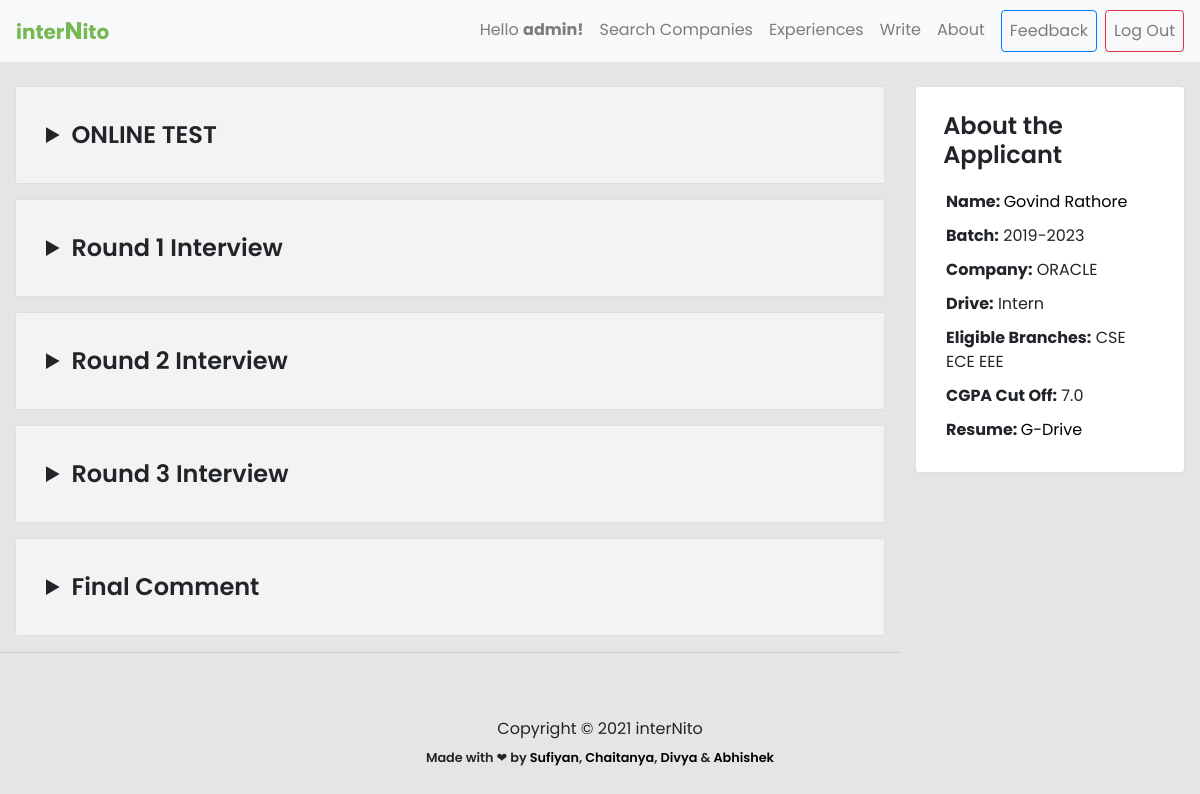
/post/41 (signed in), run on the app's committed database.
### experience/models.py (models this page shows, shortened)
class Experience(models.Model):
    user = models.ForeignKey(User, on_delete = models.CASCADE)
    name = models.CharField(max_length=80)
    branch = models.CharField(max_length=255,blank=True)
    cgpa_cutoff = models.FloatField(blank=True)
    resume = models.TextField(blank=True)
    batch = models.CharField(max_length=255, blank=True)
    company = models.CharField(max_length=255,blank=False)
    summary = models.TextField(blank=False)
    period = models.CharField(max_length=255,blank=False)
    ot_summary = models.TextField(blank = True)
    ot_question1 = models.TextField(blank = True, null = True)
    ot_question1_link = models.TextField(blank = True, null = True, default = 'NONE')
    ot_question2 = models.TextField(blank = True, null = True)
    ot_question2_link = models.TextField(blank = True, null = True)
    ot_question3 = models.TextField(blank = True, null = True)
    ot_question3_link = models.TextField(blank = True, null = True)
    ot_question4 = models.TextField(blank = True, null = True)
    ot_question4_link = models.TextField(blank = True, null = True)
    round1_details = models.TextField(blank = True, null = True)
    round2_details = models.TextField(blank = True, null = True)
    round3_details = models.TextField(blank = True, null = True)
    final_summary = models.TextField(blank = True, null = True)

### experience/views.py (the view)
# urls.py: path('post/<int:id>', views.post, name='post'),
@login_required()
def post(request, id):
    try:
        response = Experience.objects.get(pk=id)
        if response.user == request.user or request.user.is_staff:
            return render(request, 'post.html', {'response': response})
        return HttpResponseRedirect(reverse('home'))
    except Experience.DoesNotExist:
        return HttpResponseRedirect(reverse('home'))

### templates/post.html (shortened to what this page needs)
{% extends 'base.html' %} {% load static %} {% block content %}
<link rel="stylesheet" href="{% static 'css/post.css' %}" />
<div class="container-fluid" style="font-family: 'Poppins', sans-serif">
  <div class="row">
    <div class="col-lg-9">
      <div class="post-card mt-4">
          {% if response.ot_summary %}
          <div class="card">
            <div class="card-body post-section">
                        <details>
              <summary class="card-title small-text">ONLINE TEST</summary>
            </details>
          </div>
          </div>
          {% endif %}
          {% if response.round1_details %}
          <div class="card">
            <div class="card-body post-section">
            <details>
              <summary class="card-title small-text">Round 1 Interview</summary>
            </details>
            </div>
            </div>
          {% endif %}
          {% if response.round2_details %}
          <div class="card">
            <div class="card-body post-section">
            <details>
              <summary class="card-title small-text">Round 2 Interview</summary>
              </details>
              </div>
              </div>
          {% endif %}
          {% if response.round3_details %}
          <div class="card">
            <div class="card-body post-section">
            <details>
              <summary class="card-title small-text">Round 3 Interview</summary>
            </details>
            </div>
            </div>
          {% endif %}
          {% if response.final_summary %}
          <div class="card">
            <div class="card-body post-section">
            <details>
              <summary class="card-title small-text">Final Comment</summary>
            </details>
            </div>
            </div>
          {% endif %}
          <hr />
        </div>
      </div>
    <div class="col-lg-3">
      <div class="post-card mt-4">
    <div class="card">
        <div class="card-body">
          <h4 class="title">About the Applicant</h4>
          <p class="abt-info-title"><strong>Name: </strong><a href="{% url 'profile' response.user.username %}">{{response.name}}</a></p>
          <p class="abt-info-title"><strong>Batch:</strong> {{ response.batch }}</p>
          <p class="abt-info-title"><strong>Company:</strong> {{ response.company }}</p>
          <p class="abt-info-title"><strong>Drive:</strong> {{ response.period }}</p>
          <p class="abt-info-title"><strong>Eligible Branches:</strong> {{ response.branch }}</p>
          <p class="abt-info-title"><strong>CGPA Cut Off:</strong> {{ response.cgpa_cutoff }}</p>
          {% if response.resume %}
          <p class="abt-info-title"><strong>Resume: </strong> <a href="{{ response.resume }}" target="_blank"> G-Drive </a> </p>
          {% endif %}
        </div>
      </div>
    </div>
    </div>
  </div>
</div>
{% endblock content %}

### templates/base.html (shortened to what this page needs)
{% load static %}
<!DOCTYPE html>
<html lang="en">
  <head>
    <link href="{% static 'css/bootstrap.min.css' %}" rel="stylesheet" />
    <link href="{% static 'css/album.css' %}" rel="stylesheet" />
  </head>
  <nav class="navbar navbar-expand-lg navbar-light bg-light sticky-top">
    <a
    style="color: #76b852"
      class="logoAnchor navbar-brand" href="{% url 'home' %}"
      ><strong>inter<big>N</big>ito</strong></a>
    <div class="collapse navbar-collapse" id="navbarSupportedContent">
      <ul class="navbar-nav ml-auto">
        {% if request.user.is_authenticated %}
        <li class="nav-item">
          <a class="nav-link" href="{% url 'profile' request.user.username %}"
            >Hello <strong>{{ request.user.first_name }}!</strong></a>
        </li>
        {% endif %}
        {% if request.user.is_staff %}
        <li class="nav-item">
          <a class="nav-link" href="{% url 'company' %}">Search Companies</a>
        </li>
        <li class="nav-item">
          <a class="nav-link" href="{% url 'experience' %}">Experiences</a>
        </li>
        {% endif %}
        <li class="nav-item">
          <a class="nav-link" href="{% url 'write' %}">Write</a>
        </li>
        <li class="nav-item">
          <a class="nav-link" href="{% url 'about' %}">About</a>
        </li>
        {% if request.user.is_authenticated %}
        <li class="nav-item">
          <a class="ml-2 btn btn-outline-primary nav-link" href="{% url 'feedback' %}"
            >Feedback</a
          >
        </li>
        <li class="nav-item">
          <a class="ml-2 btn btn-outline-danger nav-link" href="{% url 'logout' %}"
            >Log Out</a
          >
        </li>
        {% endif %}
      </ul>
    </div>
  </nav>
  <body>
    {% block content %} {% endblock content %}
    <footer>
      <div class="container" style="text-align: center">
        <p>
          Copyright © 2021 interNito
        </p>
        <small style="font-weight: 550">Made with &#x2764; by
          <a target="_blank" href="https://www.linkedin.com/in/sufiyan-ansari-nitw/">
            Sufiyan</a>,
          <a target="_blank" href="https://www.linkedin.com/in/chaitanya-hardikar-0ab4821a7/">
            Chaitanya</a>,
          <a target="_blank" href="https://www.linkedin.com/in/divya-soni14/">
            Divya</a>
          &
          <a target="_blank" href="https://www.linkedin.com/in/abhishek-upadhayayula-a541ba1b8/">
            Abhishek</a></small>
      </div>
    </footer>
  </body>
</html>

### static/css/album.css (style rules this page uses)
:root { --jumbotron-padding-y: 3rem; }
footer { padding-top: 3rem; padding-bottom: 3rem; }
footer p { margin-bottom: 0.25rem; }

### static/css/post.css (style rules this page uses)
* { font-family: "Poppins", sans-serif !important; }
body { background-color: #e5e5e5; }

### templates/base.html (style rules this page uses)
.logoAnchor:hover, .logoAnchor { text-decoration: none; color: #76b852; }
a, a:focus { text-decoration: none; color: black; }

### templates/post.html (style rules this page uses)
body { font-family: 'Poppins', sans-serif!important; }
.card-title { font-weight: 600; font-size: 1.7rem; margin: 10px auto 20px auto; }
.title { font-weight: 600; margin: 0.3rem 0 1.3rem 0.45rem; }
.abt-info-title { margin: 10px; padding: 0; }
.card { margin: 15px; }
.card-body { padding: 20px; }
.post-section { background-color: #f3f3f3; }
.small-text { font-size: 1.5rem; }
.col-lg-9, .col-lg-3 { margin: 0px !important; padding: 0; }
summary { padding: 0; margin: 0 !important; }
details { padding: 10px ; }

### data on the page
Experience: name "Govind Rathore", batch "2019-2023", company "ORACLE", period "Intern", branch "CSE ECE EEE", cgpa_cutoff "7.0"

### other printed values
{{ request.user.first_name }} "admin"
